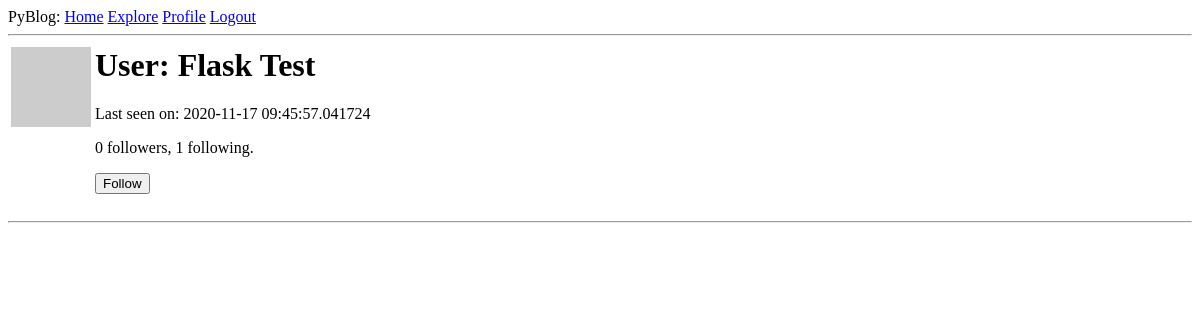
The app's page /user/Flask Test (signed in), older data.
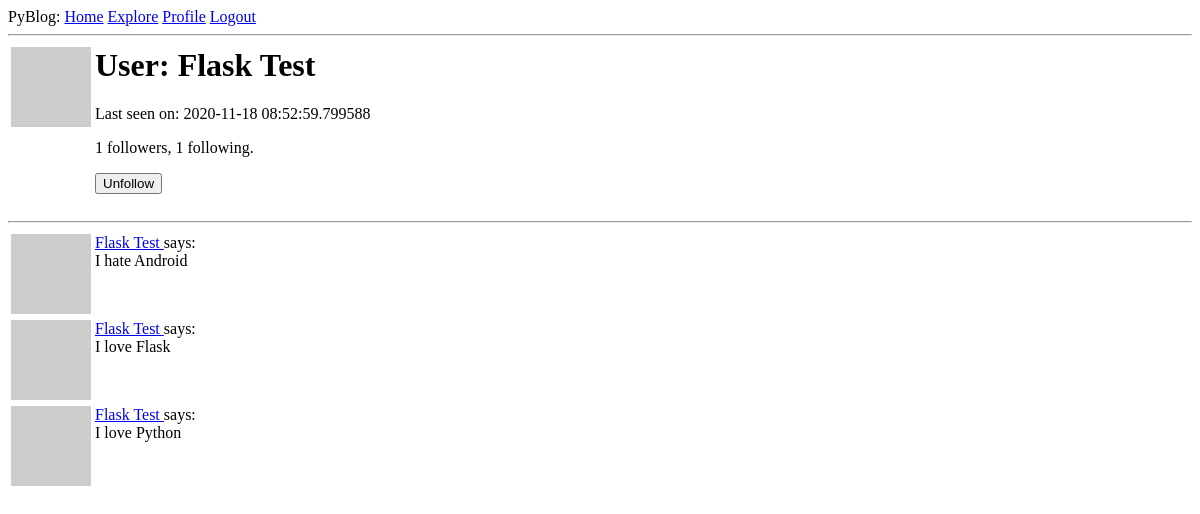
The same page, newer data.
### app/models.py (models this page shows, shortened)
class User(UserMixin, db.Model):
    id = db.Column(db.Integer, primary_key=True)
    username = db.Column(db.String(64), index=True, unique=True)
    email = db.Column(db.String(120), index=True, unique=True)
    password_hash = db.Column(db.String(128))
    posts = db.relationship('Post', backref='author', lazy='dynamic')
    about_me = db.Column(db.String(140))
    last_seen = db.Column(db.DateTime, default=datetime.utcnow)
    followed = db.relationship(
        'User', secondary=followers,
        primaryjoin=(followers.c.follower_id == id),
        secondaryjoin=(followers.c.followed_id == id),
        backref=db.backref('followers', lazy='dynamic'), lazy='dynamic'
    )
    def avatar(self, size):
        digest = md5(self.email.lower().encode('utf-8')).hexdigest()
        return 'https://www.gravatar.com/avatar/{}?d=identicon&s={}'.format(digest, size)
    def is_following(self, user):
        return self.followed.filter(
            followers.c.followed_id == user.id).count() > 0

class Post(db.Model):
    id = db.Column(db.Integer, primary_key=True)
    body = db.Column(db.String(140))
    timestamp = db.Column(db.DateTime, index=True, default=datetime.utcnow)
    user_id = db.Column(db.Integer, db.ForeignKey('user.id'))

### app/routes.py (the view)
@app.route('/user/<username>')
@login_required
def user(username):
    user = User.query.filter_by(username=username).first_or_404()
    page = request.args.get('page', 1, type=int)
    posts = user.posts.order_by(Post.timestamp.desc()).paginate(
        page, app.config['POSTS_PER_PAGE'], False
    )
    next_url = url_for('user', username=user.username, page=posts.next_num) \
        if posts.has_next else None
    prev_url = url_for('user', username=user.username, page=posts.prev_num) \
        if posts.has_prev else None
    form = EmptyForm()
    return render_template('user.html', user=user, posts=posts.items, next_url=next_url, prev_url=prev_url ,form=form)

### app/forms.py
class EmptyForm(FlaskForm):
    submit = SubmitField('Submit')

### app/models.py (called while the page is built)
@login.user_loader
def load_user(id):
    return User.query.get(int(id))

### app/routes.py (called while the page is built)
@app.before_request
def before_request():
    if current_user.is_authenticated:
        current_user.last_seen = datetime.utcnow()
        db.session.commit()

### app/templates/user.html (shortened to what this page needs)
{% extends "base.html" %}
{% block content %}
    <table>
        <tr valign="top">
            <td><img src="{{ user.avatar(128) }}"></td>
            <td>
                <h1>User: {{ user.username }}</h1>
                {% if user.last_seen %}<p>Last seen on: {{ user.last_seen }}</p>{% endif %}
                <p>{{ user.followers.count() }} followers, {{ user.followed.count() }} following.</p>
                {% if user == current_user %}
                <p><a href="{{ url_for('edit_profile') }}">Edit your profile</a></p>
                {% elif not current_user.is_following(user) %}
                <p>
                    <form action="{{ url_for('follow', username=user.username) }}" method="post">
                        {{ form.submit(value='Follow') }}
                    </form>
                </p>
                {% else %}
                <p>
                    <form action="{{ url_for('unfollow', username=user.username) }}" method="post">
                        {{ form.submit(value='Unfollow') }}
                    </form>
                </p>
                {% endif %}
            </td>
        </tr>
    </table>
    <hr>
    {% for post in posts %}
        {% include '_post.html' %}
    {% endfor %}
{% endblock %}

### app/templates/_post.html
<table>
    <tr valign="top">
        <td><img src="{{ post.author.avatar(36) }}"></td>
        <td>
            <a href="{{ url_for('user', username=post.author.username) }}">
                {{ post.author.username }}
            </a>
            says:<br>{{ post.body }}
        </td>
    </tr>
</table>

Row changes from the older to the newer data that the page shows:
changed User "Flask Test": last_seen "2020-11-17 09:45:57.041724" → "2020-11-18 08:52:59.799588"
added Post: author.username "Flask Test", body "I hate Android"
added Post: author.username "Flask Test", body "I love Flask"
added Post: author.username "Flask Test", body "I love Python"
Text that changed along with them:
{{ user.followers.count() }}: "0" → "1"
form field submit: (not shown) → "Unfollow"
form field submit: "Follow" → (not shown)
